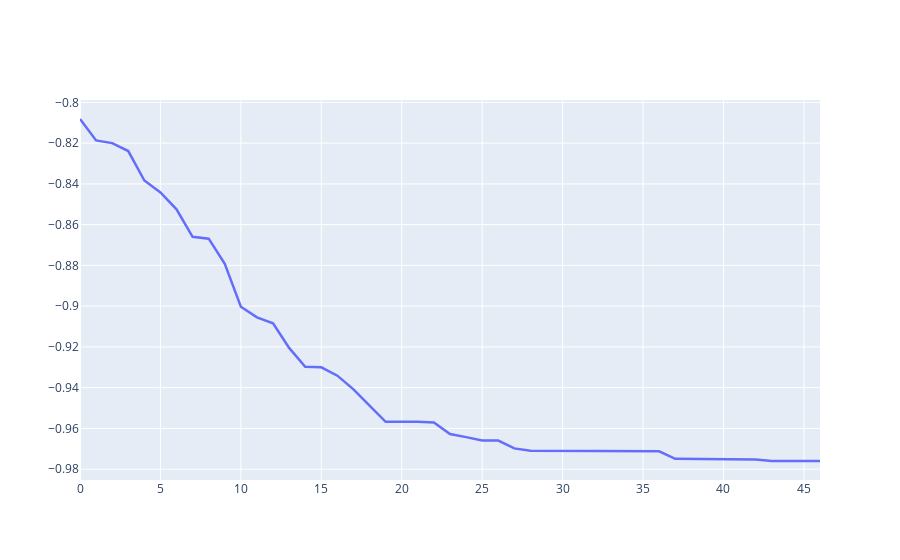

Notebook cell for this chart:
### Code cell
pth = os.getcwd()
logbooks = {}
fig = go.Figure()
for file in os.listdir(f'{pth}/jar/fixed_count/'):
    if file.startswith(f'logbook_EA_14'):
        topic = [int(s) for s in file.split('.')[0].split('_') if s.isdigit()][0]
        with open(f'{pth}/jar/fixed_count/{file}', 'rb') as jar:
            gen, min = pickle.load(jar).select('gen', 'min')
            logbooks[str(topic)] = (gen, min)
        fig.add_trace(go.Scatter(x=gen, y=min[4:], name=str(topic),
                                 line=dict(width=2.5,)))
        

fig.show()

### Figure 1 — Plotly figure (JSON) as saved in the notebook; plotly's stock layout.template omitted (floating-point values rounded to 4 significant figures)
{"data": [{"line": {"width": 2.5}, "name": "14", "type": "scatter", "x": [0, 1, 2, 3, 4, 5, 6, 7, 8, 9, 10, 11, 12, 13, 14, 15, 16, 17, 18, 19, 20, 21, 22, 23, 24, 25, 26, 27, 28, 29, 30, 31, 32, 33, 34, 35, 36, 37, 38, 39, 40, 41, 42, 43, 44, 45, 46, 47, 48, 49, 50], "y": [-0.8082, -0.8187, -0.82, -0.8239, -0.8384, -0.8442, -0.8525, -0.866, -0.8669, -0.8792, -0.9003, -0.9055, -0.9084, -0.9205, -0.9298, -0.93, -0.9341, -0.9408, -0.9488, -0.9567, -0.9567, -0.9567, -0.9571, -0.9628, -0.9643, -0.966, -0.966, -0.9698, -0.9709, -0.9709, -0.9713, -0.9713, -0.9713, -0.9713, -0.9713, -0.9713, -0.9713, -0.9749, -0.9749, -0.9749, -0.9749, -0.9752, -0.9752, -0.976, -0.976, -0.976, -0.976]}], "layout": {}}
